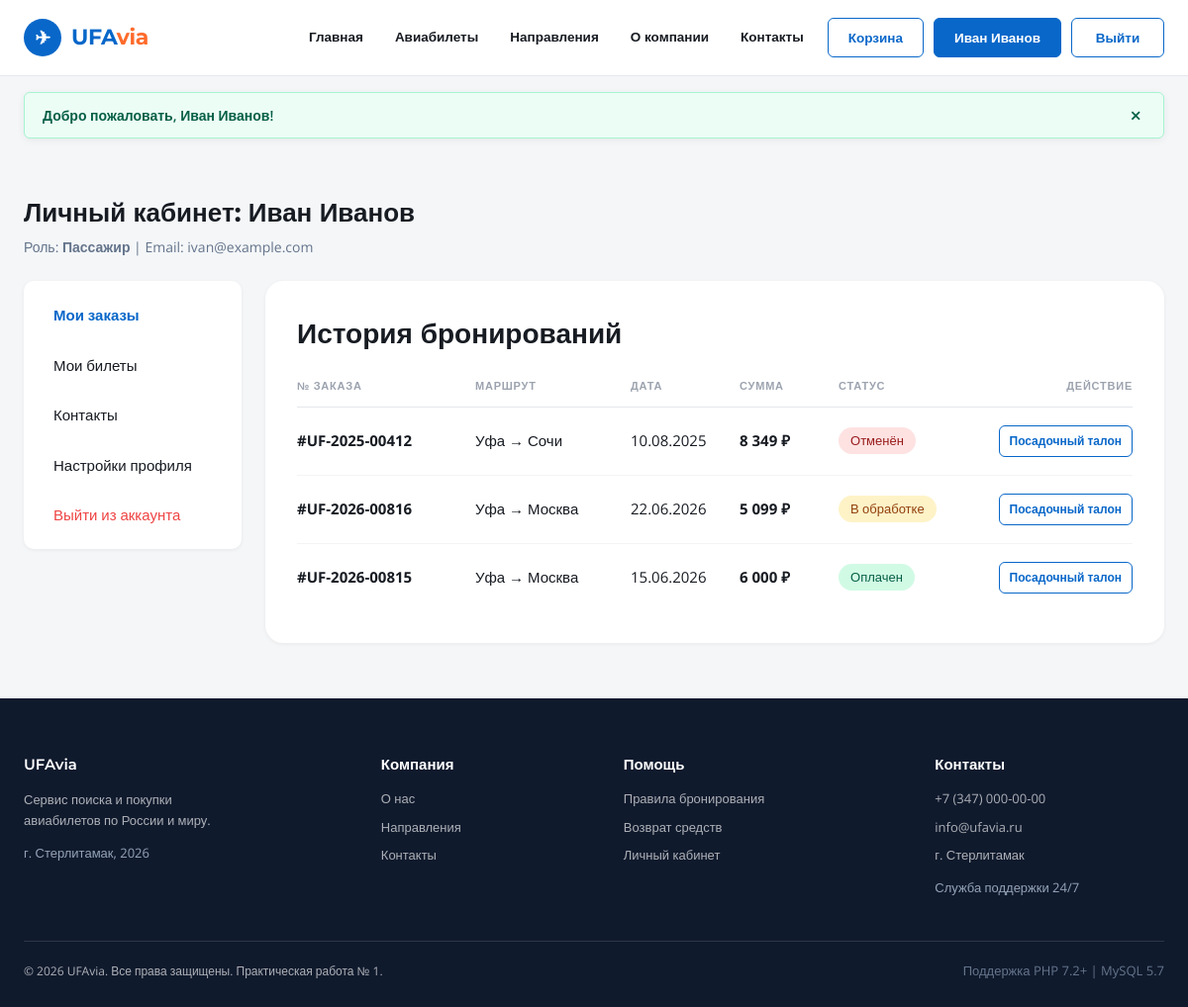
Screenshot of /pages/profile.php (signed in) with the database file from the repository.
### tables this page shows
CREATE TABLE `users` (
    `id` INT NOT NULL AUTO_INCREMENT,
    `name` VARCHAR(255) NOT NULL COMMENT 'ФИО пользователя',
    `email` VARCHAR(255) NOT NULL UNIQUE COMMENT 'Email (логин)',
    `phone` VARCHAR(50) NULL COMMENT 'Телефон',
    `password` VARCHAR(255) NOT NULL COMMENT 'Хэш пароля (password_hash)',
    `role` VARCHAR(50) NOT NULL DEFAULT 'user' COMMENT 'Роль: admin / user',
    `created_at` TIMESTAMP DEFAULT CURRENT_TIMESTAMP COMMENT 'Дата регистрации',
    PRIMARY KEY (`id`)
);

CREATE TABLE `orders` (
    `id` INT NOT NULL AUTO_INCREMENT,
    `order_number` VARCHAR(50) NOT NULL UNIQUE COMMENT 'Уникальный номер (#UF-2026-XXXXX)',
    `user_id` INT NULL COMMENT 'ID пользователя (NULL для гостя)',
    `passenger_name` VARCHAR(255) NOT NULL COMMENT 'ФИО пассажира',
    `passenger_email` VARCHAR(255) NOT NULL COMMENT 'Email для отправки билета',
    `passenger_phone` VARCHAR(50) NOT NULL COMMENT 'Контактный телефон',
    `passenger_passport` VARCHAR(100) NULL COMMENT 'Паспортные данные',
    `passenger_dob` VARCHAR(50) NULL COMMENT 'Дата рождения',
    `insurance` INT NOT NULL DEFAULT 0 COMMENT 'Страховка (руб)',
    `transfer` INT NOT NULL DEFAULT 0 COMMENT 'Трансфер (руб)',
    `meal` INT NOT NULL DEFAULT 0 COMMENT 'Горячее питание (руб)',
    `sms` INT NOT NULL DEFAULT 0 COMMENT 'SMS информирование (руб)',
    `service_fee` INT NOT NULL DEFAULT 150 COMMENT 'Сервисный сбор',
    `total_amount` INT NOT NULL COMMENT 'Итоговая стоимость заказа',
    `payment_method` VARCHAR(100) NOT NULL COMMENT 'Способ оплаты',
    `delivery_method` VARCHAR(100) NOT NULL COMMENT 'Способ получения билета',
    `status` VARCHAR(50) NOT NULL DEFAULT 'Оплачен' COMMENT 'Статус: Оплачен, В обработке, Отменён',
    `created_at` TIMESTAMP DEFAULT CURRENT_TIMESTAMP COMMENT 'Дата оформления',
    PRIMARY KEY (`id`),
    CONSTRAINT `fk_orders_user` FOREIGN KEY (`user_id`) REFERENCES `users` (`id`) ON DELETE SET NULL
);

### includes/auth.php (called while the page is built, shortened)
<?php
function getCurrentUser() {
    if (!empty($_SESSION['user_id'])) {
        $db = getDb();
        $stmt = $db->prepare("SELECT id, name, email, phone, role, created_at FROM users WHERE id = :id");
        $stmt->execute([':id' => (int)$_SESSION['user_id']]);
        $user = $stmt->fetch();
        if ($user) {
            return $user;
        }
    }
    return null;
}
function isAdmin(): bool {
    $user = getCurrentUser();
    return $user && $user['role'] === 'admin';
}
function getFlash(): ?array {
    if (!empty($_SESSION['flash'])) {
        $f = $_SESSION['flash'];
        return $f;
    }
    return null;
}

### includes/orders.php (called while the page is built, shortened)
<?php
function getUserOrders(int $userId): array {
    $db = getDb();
    $sql = "SELECT o.*,
                   (SELECT f.origin FROM order_items oi JOIN flights f ON oi.flight_id = f.id WHERE oi.order_id = o.id LIMIT 1) AS origin,
                   (SELECT f.destination FROM order_items oi JOIN flights f ON oi.flight_id = f.id WHERE oi.order_id = o.id LIMIT 1) AS destination,
                   (SELECT f.airline FROM order_items oi JOIN flights f ON oi.flight_id = f.id WHERE oi.order_id = o.id LIMIT 1) AS airline,
                   (SELECT f.flight_number FROM order_items oi JOIN flights f ON oi.flight_id = f.id WHERE oi.order_id = o.id LIMIT 1) AS flight_number,
                   (SELECT f.departure_date FROM order_items oi JOIN flights f ON oi.flight_id = f.id WHERE oi.order_id = o.id LIMIT 1) AS departure_date
            FROM orders o
            WHERE o.user_id = :uid
            ORDER BY o.id DESC";
    $stmt = $db->prepare($sql);
    $stmt->execute([':uid' => $userId]);
    return $stmt->fetchAll(PDO::FETCH_ASSOC);
}

### pages/profile.php (the view, shortened to what this page needs)
<?php
require_once __DIR__ . '/../includes/auth.php';
require_once __DIR__ . '/../includes/orders.php';
$currentUser = getCurrentUser();
$orders = $currentUser ? getUserOrders($currentUser['id']) : [];
$activeTab = $_GET['tab'] ?? 'orders';
?>
<!doctype html>
<html lang="ru">
<head>
  <link rel="stylesheet" href="../assets/css/base.css">
  <link rel="stylesheet" href="../assets/css/profile.css">
</head>
<body class="page-profile">
  <?php include __DIR__ . '/../includes/header.php'; ?>
  <main>
    <div class="container">
      <?php if (!$currentUser): ?>
        <div style="max-width: 520px; margin: 40px auto; background: #fff; border-radius: 12px; padding: 36px; border: 1px solid var(--line); box-shadow: 0 4px 16px rgba(0,0,0,0.05);">
          <div style="text-align: center; margin-bottom: 24px;">
            <div style="font-size: 40px; margin-bottom: 10px;">👤</div>
            <h1 style="font-size: 22px; color: var(--blue); margin: 0 0 8px;">Вход в Личный кабинет</h1>
            <p style="color: #64748b; font-size: 14px;">Для просмотра истории бронирований и сохраненных билетов войдите или зарегистрируйтесь.</p>
          </div>
          <div style="display: flex; gap: 10px; margin-bottom: 20px;">
            <button type="button" class="button" style="flex: 1;" onclick="openAuthModal('login')">Войти</button>
            <button type="button" class="button button-outline" style="flex: 1;" onclick="openAuthModal('register')">Регистрация</button>
          </div>
          <div style="border-top: 1px solid var(--line); padding-top: 16px; text-align: center;">
            <span style="font-size: 13px; color: #64748b;">Быстрый тестовый вход:</span>
            <div style="display: flex; gap: 8px; justify-content: center; margin-top: 10px;">
              <form method="POST" action="login.php" style="margin: 0;">
                <input type="hidden" name="action" value="login">
                <input type="hidden" name="email" value="ivan@example.com">
                <input type="hidden" name="password" value="user123">
                <button type="submit" class="btn-demo">Войти как Иван (Пассажир)</button>
              </form>
              <form method="POST" action="login.php" style="margin: 0;">
                <input type="hidden" name="action" value="login">
                <input type="hidden" name="email" value="admin@ufavia.ru">
                <input type="hidden" name="password" value="admin123">
                <button type="submit" class="btn-demo" style="border-color: #f97316; color: #f97316;">Войти как Администратор</button>
              </form>
            </div>
          </div>
        </div>
      <?php else: ?>
        <div style="display: flex; justify-content: space-between; align-items: center; margin-bottom: 24px; flex-wrap: wrap; gap: 12px;">
          <div>
            <h1 class="page-title anim" style="margin: 0; font-size: 26px;">Личный кабинет: <?= htmlspecialchars($currentUser['name']) ?></h1>
            <p style="color: #64748b; font-size: 14px; margin-top: 4px;">
              Роль: <strong><?= $currentUser['role'] === 'admin' ? 'Администратор' : 'Пассажир' ?></strong> | Email: <?= htmlspecialchars($currentUser['email']) ?>
            </p>
          </div>
        </div>
        <div class="page-grid">
          <aside class="sidebar anim">
            <nav class="sidebar-card" aria-label="Навигация по кабинету">
              <a href="profile.php?tab=orders" class="sidebar-link <?= $activeTab === 'orders' ? 'active' : '' ?>">Мои заказы</a>
              <a href="profile.php?tab=tickets" class="sidebar-link <?= $activeTab === 'tickets' ? 'active' : '' ?>">Мои билеты</a>
              <a href="profile.php?tab=contacts" class="sidebar-link <?= $activeTab === 'contacts' ? 'active' : '' ?>">Контакты</a>
              <a href="profile.php?tab=settings" class="sidebar-link <?= $activeTab === 'settings' ? 'active' : '' ?>">Настройки профиля</a>
              <a href="logout.php" class="sidebar-link" style="color: #ef4444;">Выйти из аккаунта</a>
            </nav>
          </aside>
          <div class="content">
            <?php if ($activeTab === 'orders'): ?>
              <section class="card anim d1" aria-label="История бронирований">
                <h2 class="card-title">История бронирований</h2>
                <?php if (!empty($orders)): ?>
                  <div class="table-scroll">
                    <table class="bookings-table" aria-label="Список заказов">
                      <thead>
                        <tr>
                          <th class="col-order">№ заказа</th>
                          <th class="col-route">Маршрут</th>
                          <th class="col-date">Дата</th>
                          <th class="col-amount">Сумма</th>
                          <th class="col-status">Статус</th>
                          <th style="text-align: right;">Действие</th>
                        </tr>
                      </thead>
                      <tbody>
                        <?php foreach ($orders as $ord): ?>
                          <?php
                            $badgeClass = 'badge--paid';
                            if ($ord['status'] === 'В обработке') $badgeClass = 'badge--pending';
                            if ($ord['status'] === 'Отменён' || $ord['status'] === 'Отменен') $badgeClass = 'badge--cancelled';
                          ?>
                          <tr>
                            <td class="col-order">
                              <strong>#<?= htmlspecialchars($ord['order_number']) ?></strong>
                            </td>
                            <td class="col-route">
                              <?= htmlspecialchars($ord['origin'] ?? 'Уфа') ?> → <?= htmlspecialchars($ord['destination'] ?? 'Москва') ?>
                            </td>
                            <td class="col-date">
                              <?= !empty($ord['created_at']) ? date('d.m.Y', strtotime($ord['created_at'])) : '15.06.2024' ?>
                            </td>
                            <td class="col-amount">
                              <strong><?= number_format($ord['total_amount'], 0, '', ' ') ?> ₽</strong>
                            </td>
                            <td class="col-status">
                              <span class="badge <?= $badgeClass ?>"><?= htmlspecialchars($ord['status']) ?></span>
                            </td>
                            <td style="text-align: right;">
                              <a href="checkout.php?order_id=<?= $ord['id'] ?>" class="button button-outline" style="font-size: 12px; height: 32px; padding: 0 10px;">
                                Посадочный талон
                              </a>
                            </td>
                          </tr>
                        <?php endforeach; ?>
                      </tbody>
                    </table>
                  </div>
                <?php endif; ?>
              </section>
            <?php endif; ?>
          </div>
        </div>
      <?php endif; ?>
    </div>
  </main>
  <?php include __DIR__ . '/../includes/footer.php'; ?>
</body>
</html>

### includes/header.php (shortened to what this page needs)
<?php
require_once __DIR__ . '/auth.php';
$currentUser = getCurrentUser();
$flash = getFlash();
$isPagesDir = (strpos($_SERVER['SCRIPT_NAME'], '/pages/') !== false);
$basePath = $isPagesDir ? '../' : './';
?>
<header class="site-header">
  <div class="header-inner">
    <a class="logo" href="<?= $basePath ?>index.php" aria-label="UFAvia — главная">
      <span class="logo-icon" aria-hidden="true">✈</span>
      <span>UFA<span class="logo-accent">via</span></span>
    </a>
    <nav class="main-nav" aria-label="Основная навигация">
      <a href="<?= $basePath ?>index.php" class="<?= basename($_SERVER['PHP_SELF']) === 'index.php' ? 'active' : '' ?>">Главная</a>
      <a href="<?= $basePath ?>pages/search.php" class="<?= basename($_SERVER['PHP_SELF']) === 'search.php' ? 'active' : '' ?>">Авиабилеты</a>
      <a href="<?= $basePath ?>index.php#destinations">Направления</a>
      <a href="<?= $basePath ?>index.php#about">О компании</a>
      <a href="<?= $basePath ?>index.php#contacts">Контакты</a>
      <?php if (isAdmin()): ?>
        <a href="<?= $basePath ?>pages/admin.php" class="admin-link-nav <?= basename($_SERVER['PHP_SELF']) === 'admin.php' ? 'active' : '' ?>" style="color: #ff6b2c; font-weight: 700;">Админ-панель</a>
      <?php endif; ?>
    </nav>
    <div class="header-actions">
      <a class="button button-outline cart-btn-with-badge" href="<?= $basePath ?>pages/cart.php" id="cart-button">
        Корзина
      </a>
      <?php if ($currentUser): ?>
        <a class="button button-user-name" href="<?= $basePath ?>pages/profile.php">
          <span><?= htmlspecialchars($currentUser['name']) ?></span>
        </a>
        <a class="button button-outline button-logout" href="<?= $basePath ?>pages/logout.php" title="Выйти из аккаунта">
          Выйти
        </a>
      <?php else: ?>
        <button class="button" type="button" onclick="openAuthModal('login')">Войти</button>
      <?php endif; ?>
    </div>
  </div>
</header>
<?php if ($flash): ?>
  <div class="container flash-container" style="margin-top: 16px;">
    <div class="flash-alert flash-<?= htmlspecialchars($flash['type']) ?>" role="alert">
      <?= htmlspecialchars($flash['message']) ?>
      <button type="button" class="flash-close" onclick="this.parentElement.remove()">×</button>
    </div>
  </div>
<?php endif; ?>

### assets/css/base.css (style rules this page uses)
:root { --blue: #0867c9; --blue-dark: #0058b5; --orange: #ff6b2c; --orange-dark: #e85a1c; --ink: #171b22; --muted: #6b7280; --pale: #f4f6f8; --line: #e5e9ee; --footer: #101a2d; --container: 1160px; --radius: 6px; --background: var(--pale); --text: var(--ink); --border: var(--line); }
*, *::before, *::after { box-sizing: border-box; }
html { scroll-behavior: smooth; -webkit-font-smoothing: antialiased; }
body { margin: 0; min-height: 100vh; display: flex; flex-direction: column; color: var(--ink); background: var(--pale); font: 15px/1.5 "Open Sans", Arial, sans-serif; }
main { flex: 1 0 auto; }
h1, h2, h3 { font-family: "Montserrat", "Open Sans", Arial, sans-serif; }
a { color: inherit; text-decoration: none; }
button, input, select, textarea { font: inherit; }
button { cursor: pointer; }
.container, .header-inner { width: min(calc(100% - 48px), var(--container)); margin-inline: auto; }
:where(.page-cart, .page-order, .page-checkout, .page-tickets, .page-profile) :where(*, *::before, *::after) { margin: 0; padding: 0; }
:where(.page-cart, .page-order, .page-checkout, .page-tickets, .page-profile) :where(button) { border: 0; background: none; }
.site-header { position: sticky; top: 0; z-index: 100; background: #fff; border-bottom: 1px solid var(--line); }
.header-inner { min-height: 76px; display: flex; align-items: center; gap: 24px; }
.logo { display: inline-flex; align-items: center; gap: 10px; flex: 0 0 auto; color: var(--blue); font: 700 22px/1 "Montserrat", sans-serif; letter-spacing: -.4px; white-space: nowrap; }
.logo-icon { width: 38px; height: 38px; display: grid; place-items: center; border-radius: 50%; background: var(--blue); color: #fff; font-size: 19px; }
.logo-accent { color: var(--orange); }
.main-nav { display: flex; align-items: center; gap: 32px; margin-left: auto; font: 600 13.5px "Montserrat", sans-serif; }
.main-nav a { padding: 10px 0; border-bottom: 2px solid transparent; transition: color .2s, border-color .2s; }
.header-actions { display: flex; gap: 10px; flex: 0 0 auto; }
.button { display: inline-flex; align-items: center; justify-content: center; text-align: center; text-decoration: none; min-width: 94px; height: 40px; padding: 0 20px; border: 1px solid var(--blue); border-radius: var(--radius); background: var(--blue); color: #fff; font-size: 13.5px; font-weight: 600; line-height: normal; white-space: nowrap; transition: background .2s, border-color .2s, color .2s; box-sizing: border-box; }
.button-outline { background: #fff; color: var(--blue); }
.cart-btn-with-badge { position: relative; display: inline-flex; align-items: center; gap: 8px; }
.flash-alert { padding: 12px 18px; border-radius: var(--radius); font-size: 14px; font-weight: 600; display: flex; align-items: center; justify-content: space-between; margin-bottom: 16px; box-shadow: 0 2px 8px rgba(0,0,0,0.06); }
.flash-success { background: #ecfdf5; color: #065f46; border: 1px solid #a7f3d0; }
.flash-close { background: none; border: none; font-size: 20px; cursor: pointer; color: inherit; padding: 0 4px; line-height: 1; }

### rows the page displays
users: name "Иван Иванов", email "ivan@example.com"
orders: order_number "UF-2025-00412", origin "Уфа", destination "Сочи", created_at "10.08.2025", total_amount "8 349", status "Отменён", $ord['id'] 3 (drawn)
orders: order_number "UF-2026-00816", origin "Уфа", destination "Москва", created_at "22.06.2026", total_amount "5 099", status "В обработке"
orders: order_number "UF-2026-00815", origin "Уфа", destination "Москва", created_at "15.06.2026", total_amount "6 000", status "Оплачен"

### other values shown
$flash['message'] "Добро пожаловать, Иван Иванов!"
